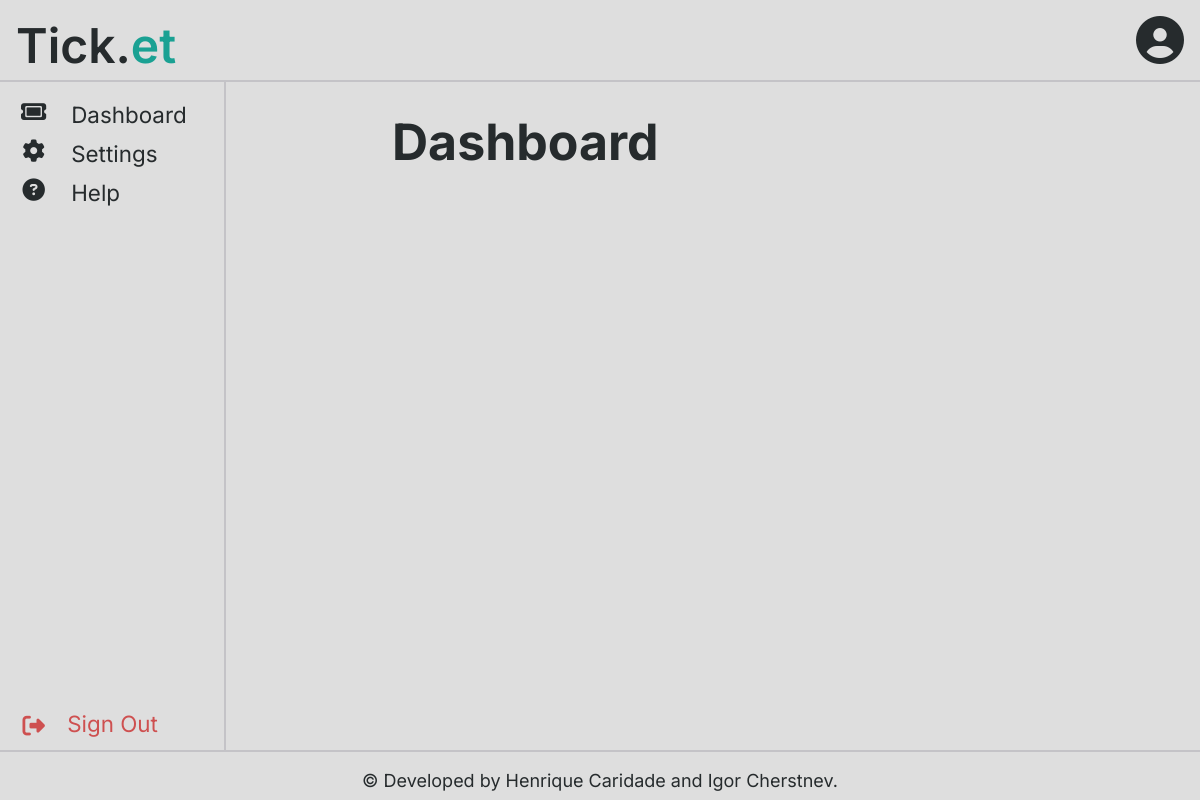
The page /pages/dashboard.php (signed in) on the database as committed earlier.
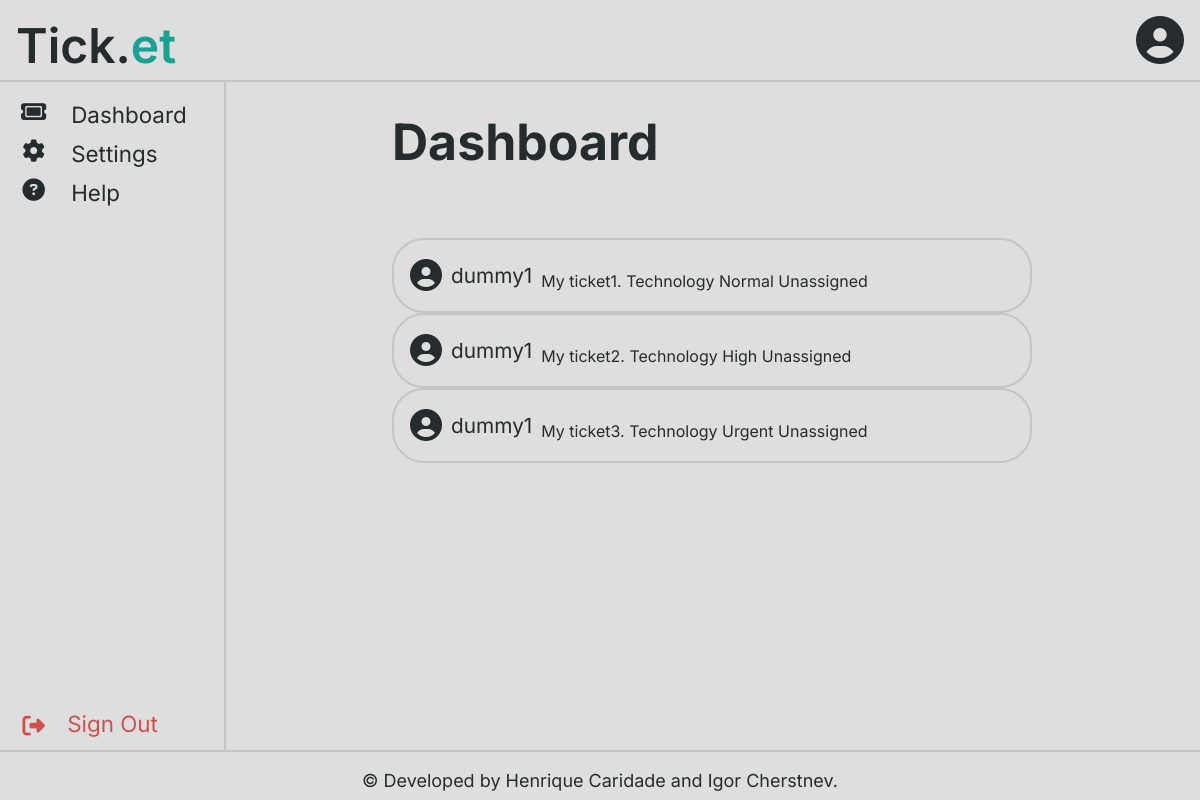
The same page on the database as committed later.
### tables this page shows
CREATE TABLE Ticket(
    id INTEGER PRIMARY KEY AUTOINCREMENT NOT NULL,
    publisher STRING NOT NULL REFERENCES User(username),
    department STRING NOT NULL REFERENCES Department(username),
    publishDate DATETIME NOT NULL,
    priority STRING NOT NULL CHECK (priority IN('Normal', 'High', 'Urgent')),
    text STRING NOT NULL
);

CREATE TABLE TicketStatus(
    id INTEGER PRIMARY KEY AUTOINCREMENT NOT NULL,
    ticketId INTEGER NOT NULL REFERENCES Ticket(id),
    agentUsername STRING REFERENCES User(username),
    date DATETIME NOT NULL,
    status STRING NOT NULL CHECK (status IN('Unassigned', 'In progress', 'Done'))
);

### classes/ticket.php (called while the page is built, shortened)
<?php
    include_once("../classes/ticketStatus.php");
    class Ticket {
        private function __construct(PDO $db, int $id, string $publisher, string $department, DateTime $publishDate, string $priority, string $text) {
            $this->department = $department;
            $this->priority = $priority;
            $this->text = $text;
            $this->statuses = Ticket::getTicketStatuses($db, $id);
            $this->status = $this->statuses[0];
        }
        private static function arrayToTicket(PDO $db, array $ticket) : Ticket {
            return new Ticket($db, (int) $ticket['id'], $ticket['publisher'], $ticket['department'], new DateTime($ticket['publishDate']), $ticket['priority'], $ticket['text']);
        }
        static function getTicketStatuses(PDO $db, int $id) : array {
            $stmt = $db->prepare('SELECT * FROM TicketStatus WHERE ticketId=?');
            $stmt->execute(array($id));
            $statuses = $stmt->fetchAll();
            $statusArray = array();
            foreach ($statuses as $status) {
                $statusArray[] = new TicketStatus((int) $status['id'], (int) $status['ticketId'], $status['agentUsername'], new DateTime($status['date']), $status['status']);
            }
            usort($statusArray, fn(TicketStatus $a, TicketStatus $b) => ($a->date > $b->date) ? 1 : (($a->date < $b->date) ? -1 : 0));
            return $statusArray;
        }
        static function getTicketsFromUsername(PDO $db, string $username) : array {
            $stmt = $db->prepare('SELECT * FROM Ticket WHERE publisher=?');
            $stmt->execute(array($username));
            $tickets = $stmt->fetchAll();
            $ticketArray = array();
            foreach ($tickets as $ticket) {
                $ticketArray[] = Ticket::arrayToTicket($db, $ticket);
            }
            return $ticketArray;
        }
    }
?>

### classes/ticketStatus.php (called while the page is built, shortened)
<?php
    class TicketStatus {
        public function __construct(int $id, int $ticketId, ?string $agentUsername, DateTime $date, string $status) {
            $this->status = $status;
        }
    }
?>

### templates/ticket.php (the view)
<?php
    include_once("../classes/ticket.php");
    include_once("../templates/profile.php");
    function drawTicket(Ticket $ticket) {
?>
<div class="ticket">
    <?php drawProfile($ticket->publisher, true); ?>
    <div class="ticket-middle">
        <span class="ticket-text"><?=htmlentities($ticket->text)?></span>
        <span class="ticket-department"><?=htmlentities($ticket->department)?></span>
    </div>
    <div class="ticket-priority <?=htmlentities(strtolower($ticket->priority))?>"><?=htmlentities($ticket->priority)?></div>
    <div class="ticket-status <?=htmlentities(strtolower($ticket->status->status))?>"><?=htmlentities($ticket->status->status)?></div>
</div>
<?php
    }
    function drawTickets(array $tickets) {
        foreach ($tickets as $ticket) {
            drawTicket($ticket);
        }
    }
?>

### templates/header.php (shortened to what this page needs)
<?php
    include_once("../templates/profile.php");
    function drawHeader(bool $drawProfile=false) {
?>
<html lang="en">
<head>
    <link rel="stylesheet" href="../css/style.css">
</head>
<body>
    <header>
        <span id="logo">Tick.<span id="logo-highlight">et</span></span>
        <?php if ($drawProfile) drawProfile(); ?>
    </header>
<?php
    }
?>

### templates/profile.php
<?php
    function drawProfile(?string $username=null, bool $showUsername=false) {
?>
<div <?php if ($username === null) { ?> id="profile" <?php } else { ?> data-user="<?=htmlentities($username)?>"  class="profile"<?php } ?>>
    <i class="fa-solid fa-circle-user"></i>
<?php if ($showUsername) { ?>
    <span class="username"><?=htmlentities($username)?></span>
<?php } ?>
</div>
<?php
    }
?>

### templates/sidebar.php
<?php
    function drawSidebar() {
?>
<div class="sidebar">
    <a href="../pages/dashboard.php">
        <span class="icon"><i class="fa-solid fa-ticket"></i></span>
        <span class="text">Dashboard</span>
    </a>
    <a href="../pages/settings.php">
        <span class="icon"><i class="fa-solid fa-gear"></i></span>
        <span class="text">Settings</span>
    </a>
    <a href="../pages/help.php">
        <span class="icon"><i class="fa-solid fa-question-circle"></i></span>
        <span class="text">Help</span>
    </a>
    <a href="../actions/logout.php">
        <span class="icon"><i class="fa-solid fa-right-from-bracket"></i></span>
        <span class="text sign-out">Sign Out</span>
    </a>
</div>
<?php
    }
?>

### pages/dashboard.php (shortened to what this page needs)
<?php
    include_once("../templates/header.php");
    include_once("../templates/footer.php");
    include_once("../templates/sidebar.php");
    include_once("../templates/ticket.php");
    include_once("../classes/session.php");
    include_once("../classes/ticket.php");
    $db = getDatabaseConnection();
    $tickets = Ticket::getTicketsFromUsername($db, $_SESSION[Session::USERNAME]);
    drawHeader(true);
    drawSidebar();
?>
<main class="main-sidebar">
    <div id="dashboard" class="page">
        <h1 id="dashboard-title" class="title">Dashboard</h1>
        <?php drawTickets($tickets); ?>
    </div>
</main>
<?php
    drawFooter();
?>

### templates/footer.php
<?php
    function drawFooter() {
?>
    <footer>
        <span id="footer-info">&copy; Developed by Henrique Caridade and Igor Cherstnev.</span>
    </footer>
    </body>
</html>
<?php
    }
?>

### css/style.css (style rules this page uses)
:root { --primary-background-color: #dededeff; --secondary-background-color: #c4c3c7ff; --primary-color: #262b2dff; --secondary-color: #4c6569ff; --accent-color: #1aa193ff; --error-color: #ce5050ff; --warning-color: #cfbd63ff;; --success-color: #51d880ff; --header-height: 5rem; --footer-height: 3rem; --sidebar-width: 14rem; --sidebar-padding: 15px; --margin-sides: 10rem; }
body { font-family: 'Inter', sans-serif; background-color: var(--primary-background-color); color: var(--primary-color); }
.page { width: calc(100% - 2 * var(--margin-sides)); margin: 0 var(--margin-sides); }
a { color: var(--accent-color); text-decoration: none; }
header { position: fixed; top: 0; left: 0; width: 100%; height: var(--header-height); font-size: 3em; border-bottom: 2px solid var(--secondary-background-color); z-index: 2; }
#logo { position: absolute; top: 1rem; left: 1rem; font-weight: 600; }
#logo-highlight { color: var(--accent-color); }
#profile { position: absolute; top: 1rem; right: 1rem; }
footer { position: fixed; bottom: 0; left: 0; width: 100%; height: var(--footer-height); font-size: 1em; border-top: 2px solid var(--secondary-background-color); z-index: 2; text-align: center; }
#footer-info { position: relative; top: 1em; font-size: large; }
.sidebar { height: calc(100% - var(--header-height) - var(--footer-height) - 2 * var(--sidebar-padding)); width: var(--sidebar-width); position: fixed; top: var(--header-height); left: 0; overflow-x: hidden; border-right: 2px solid var(--secondary-background-color); padding: var(--sidebar-padding) 0; z-index: 1; }
.sidebar a { display: block; padding: 6px 10px; color: var(--primary-color); font-size: 1.4em; }
.sidebar a .icon { position: absolute; right: 70%; width: 30%; text-align: center; }
.sidebar a .text { position: relative; left: 30%; }
.sidebar a:last-child .icon, .sidebar a:last-child .text { position: absolute; bottom: var(--sidebar-padding); color: var(--error-color); }
main { margin-top: var(--header-height); margin-bottom: var(--footer-height); }
main.main-sidebar { margin-left: var(--sidebar-width); }
.title { font-size: 50px; padding-top: 2rem; padding-bottom: 2rem; }
.ticket { position: relative; display: block; padding: 1em; border-radius: 2em; border: 2px solid var(--secondary-background-color); background-color: transparent; }
.ticket > * { display: inline; }
.ticket > .profile { position: relative; font-size: 2rem; }
.ticket > .profile > .username { position: relative; bottom: 0.2rem; font-size: 1.3rem; }

Rows that differ between the two databases and show on the page:
added ticket: publisher "dummy1", text "My ticket1.", department "Technology", priority "Normal"
added ticketstatus: status "Unassigned"
added ticket: publisher "dummy1", text "My ticket2.", department "Technology", priority "High"
added ticketstatus: status "Unassigned"
added ticket: publisher "dummy1", text "My ticket3.", department "Technology", priority "Urgent"
added ticketstatus: status "Unassigned"
